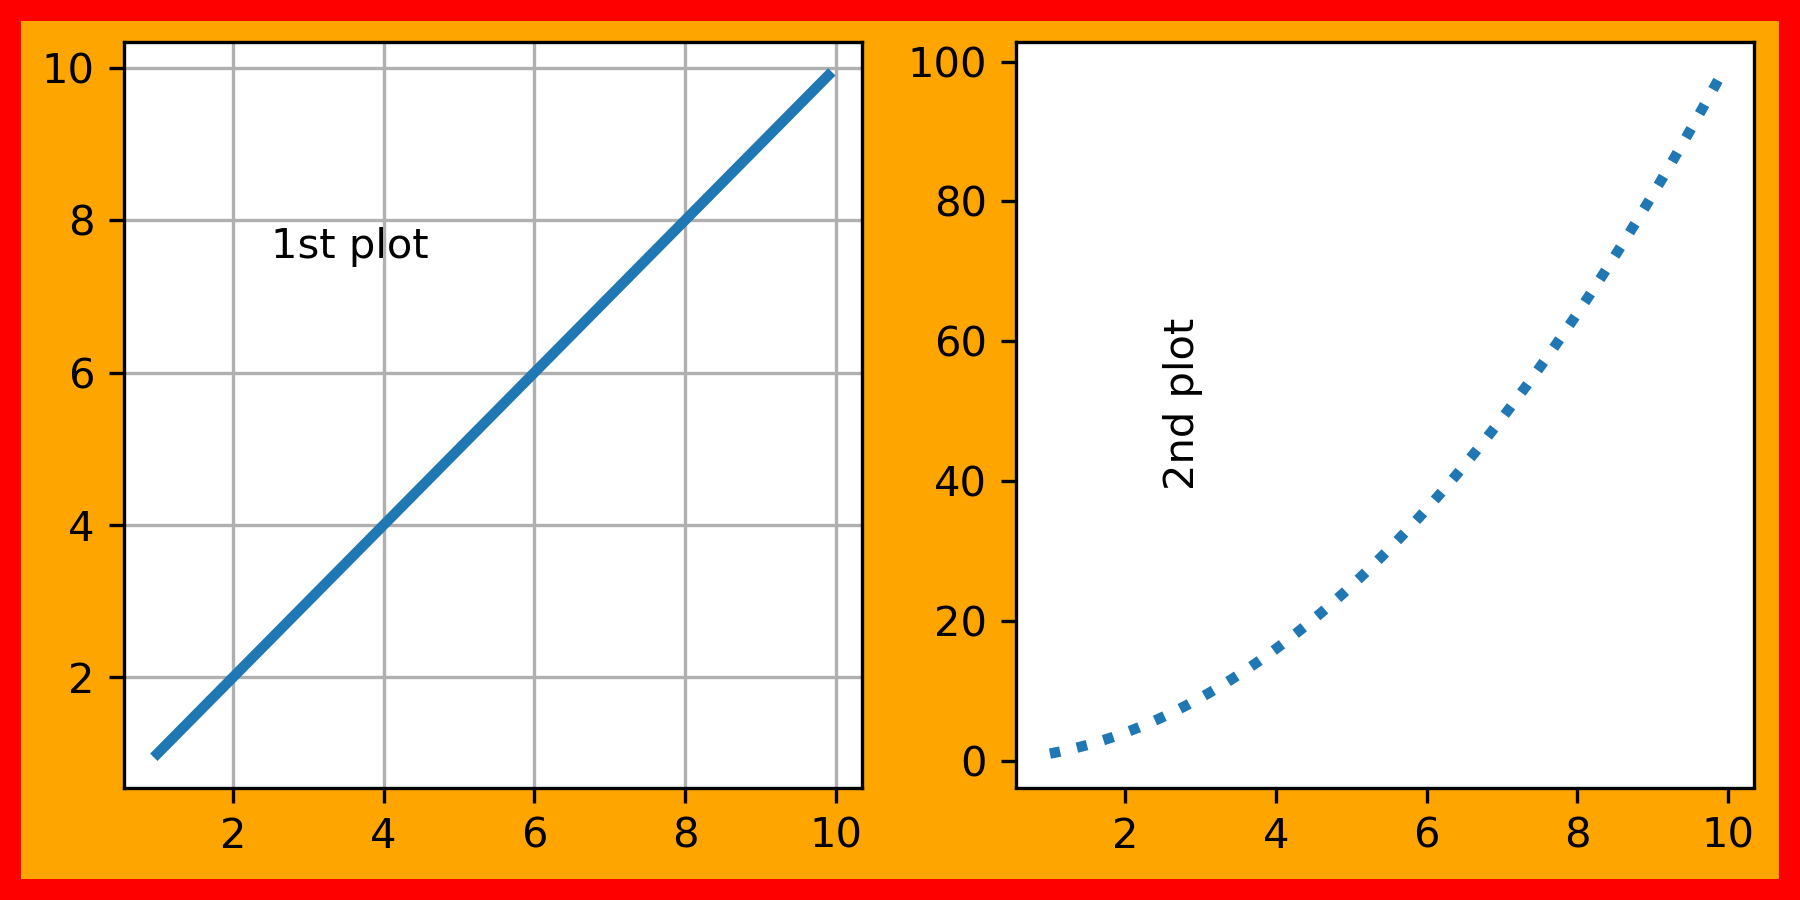

Here is the Python script that generated this plot:
#!/usr/bin/env python3
# -*- coding: utf-8 -*-
"""
Example: figsize, facecolor, edgecolor
PHYS20161 Week 9
Charanjit Kaur 18/11/23
"""
import numpy as np
import matplotlib.pyplot as plt


def x_to_power_n(x, n):
    """
    Parameters
    ----------
    x : float
    n : int
    Returns
    -------
    float
    """
    return x**n


x_values = np.arange(1, 10, 0.1)

fig = plt.figure(figsize=(6, 3), facecolor='orange',
                 edgecolor='red', linewidth=10)

ax1 = fig.add_subplot(121)
ax1.plot(x_values, x_to_power_n(x_values, 1), linewidth=2.5, linestyle='solid')
ax1.text(2.5, 7.5, '1st plot')
ax1.grid(True)

ax2 = fig.add_subplot(122)
ax2.plot(x_values, x_to_power_n(x_values, 2),
         linewidth=2.5, linestyle='dotted')
ax2.text(2.5, 40.0, '2nd plot', rotation=90)

fig.tight_layout(pad=1.0)
plt.savefig('figsize.png', dpi=300)
plt.show()
plt.close()
